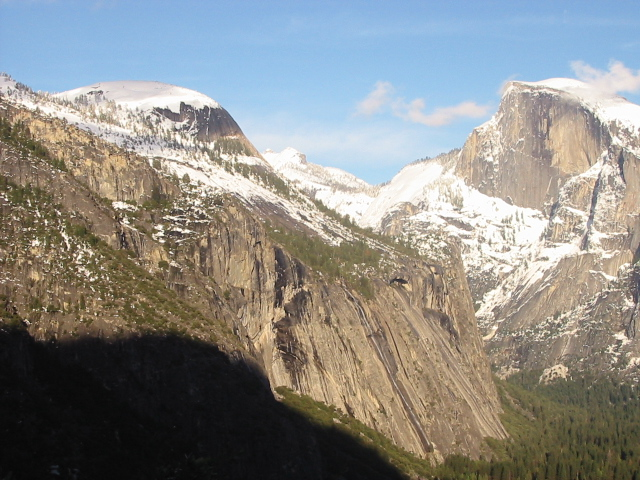
//> input picture HW7_1771046_이혜진/28p_Image_Stictching_using_Affine_Transform_Case1/input1.jpg, 640 x 480 px
$ ./Affine_Transform   (built with g++ and OpenCV 4, older OpenCV classes emulated)
//> lines starting //> are read from the running program, lines starting //| are printed output that depends on the picture
#include <opencv2/opencv.hpp>
#include <iostream>
#include <opencv2/nonfree/nonfree.hpp>
#include <vector>
#include <cmath>
#include <stdlib.h>
#define RATIO_THR 0.4

using namespace std;
using namespace cv;

template <typename T>

Mat cal_affine(int ptl_x[], int ptl_y[], int ptr_x[], int ptr_y[], int number_of_points);
void blend_stitching(const Mat I1, const Mat I2, Mat& I_f, int diff_x, int diff_y, float alpha);
double euclidDistance(Mat& vec1, Mat& vec2);
int nearestNeighbor(Mat& vec, vector<KeyPoint>& keypoints, Mat& descriptors);
int nearestSecondNeighbor(Mat& vec, vector<KeyPoint>& keypoints, Mat& descriptors, int first);
void findPairs(vector<KeyPoint>& keypoints1, Mat& descriptors1,
	vector<KeyPoint>& keypoints2, Mat& descriptors2,
	vector<Point2f>& srcPoints, vector<Point2f>& dstPoints, bool crossCheck, bool ratio_threshold);

int main() {
	Mat I1, I2;

	// Read each image
	I1 = imread("input1.jpg", CV_LOAD_IMAGE_COLOR);
//> I1 is the input picture: 480 rows x 640 cols, CV_8UC3; mean B, G, R 135.4, 139.3, 139.5
	I2 = imread("input2.jpg", CV_LOAD_IMAGE_COLOR);
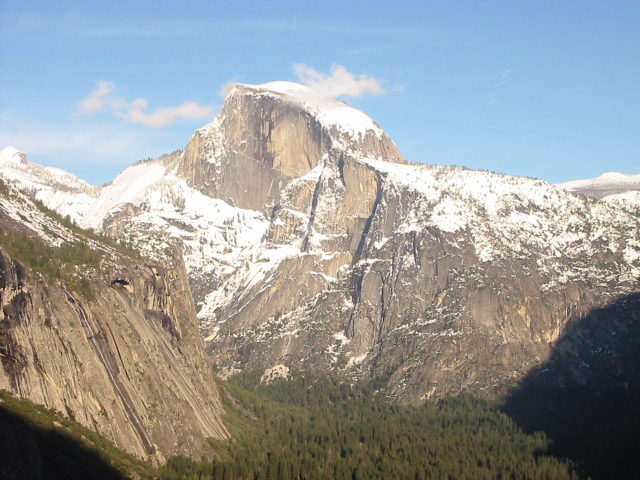
//> input picture HW7_1771046_이혜진/28p_Image_Stictching_using_Affine_Transform_Case1/input2.jpg, 640 x 480 px
//> I2 is the input picture: 480 rows x 640 cols, CV_8UC3; mean B, G, R 155.6, 155.5, 151.7
	Mat I1_gray, I2_gray;

	if (!I1.data || !I2.data)
	{
		std::cout << "Could not open" << std::endl;
		return -1;
	}

	cvtColor(I1, I1_gray, CV_RGB2GRAY);
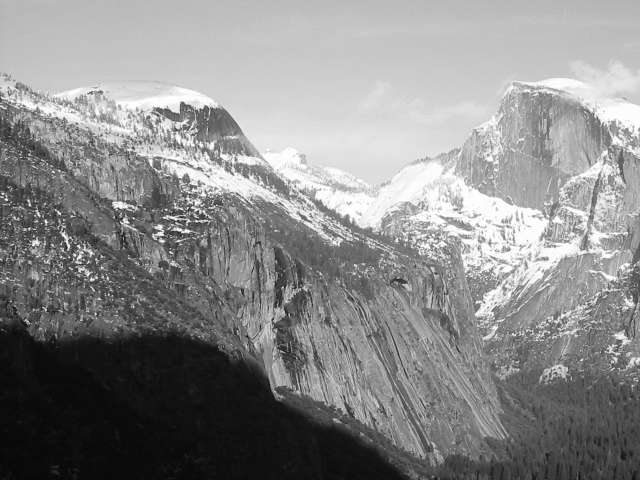
//> I1_gray: 480 rows x 640 cols, CV_8UC1; min 6, max 255, mean 138.2
	cvtColor(I2, I2_gray, CV_RGB2GRAY);
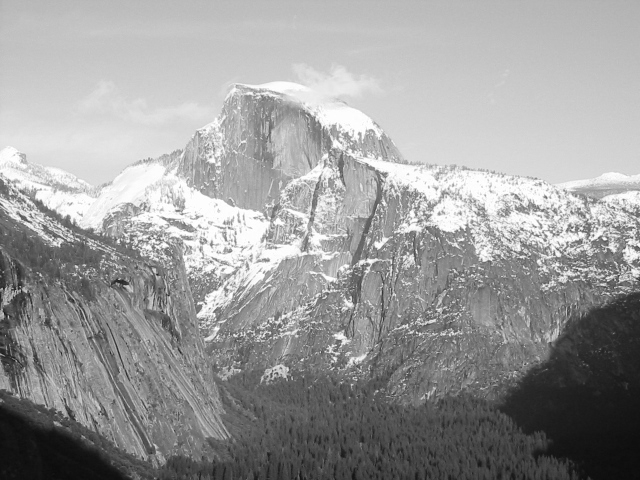
//> I2_gray: 480 rows x 640 cols, CV_8UC1; min 11, max 255, mean 155.1

	I1.convertTo(I1, CV_32FC3, 1.0 / 255);
//> I1: 480 rows x 640 cols, CV_32FC3
	I2.convertTo(I2, CV_32FC3, 1.0 / 255);
//> I2: 480 rows x 640 cols, CV_32FC3

	FeatureDetector* detector = new SiftFeatureDetector(
		0,		// nFeatures
		4,		// nOctaveLayers
		0.04,	// contrastThreshold
		10,		// edgeThreshold
		1.6		// sigma
	);

	DescriptorExtractor* extractor = new SiftDescriptorExtractor();

	// Compute keypoints and descriptor from the source image in advance
	vector<KeyPoint> keypoints1;
	Mat descriptors1;
	vector<KeyPoint> keypoints2;
	Mat descriptors2;

	// Detect keypoints
	detector->detect(I1_gray, keypoints1);
//> keypoints1 = 2866 keypoints; strongest (x, y, size): (6, 199, 1.9), (78, 246, 2.1), (74, 255, 2), (46, 222, 2.3)
	extractor->compute(I1_gray, keypoints1, descriptors1);

	detector->detect(I2_gray, keypoints2);
//> keypoints2 = 2623 keypoints; strongest (x, y, size): (604, 239, 2.3), (545, 197, 2.3), (573, 230, 1.9), (118, 241, 2.3)
	extractor->compute(I2_gray, keypoints2, descriptors2);

	vector<Point2f> srcPoints1;
	vector<Point2f> dstPoints1;
	vector<Point2f> srcPoints2;
	vector<Point2f> dstPoints2;

	// Refine the feature matching
	bool crossCheck = true;
	bool ratio_threshold = true;
	findPairs(keypoints1, descriptors1, keypoints2, descriptors2, srcPoints1, dstPoints1, crossCheck, ratio_threshold); // I1->I2
//> the loop in findPairs, `for (int i = 0; i < descriptors1.rows; i++)` made 2866 passes
//> (pt1, nn, nn2, d1, d2) on passes 1 to 11: (keypoint at (2.7, 90.7), size 2.8, 395, 2325, 347.4, 365.1), (keypoint at (3, 153), size 2.2, 1005, 17, 407.8, 444.2), (keypoint at (3.4, 247.9), size 2.6, 1816, 2199, 415.2, 435.3), (keypoint at (3.4, 212.8), size 1.8, 2362, 1085, 400.6, 440.5), (keypoint at (3.4, 162), size 2.3, 1985, 1, 374.8, 438.4), (keypoint at (3.4, 262.3), size 3.2, 395, 9, 401.8, 419.1), (keypoint at (4.3, 104.4), size 2.7, 1210, 1065, 444, 464.1), (keypoint at (4.3, 104.4), size 2.7, 1629, 2320, 417.7, 432.2), (keypoint at (4.6, 118.9), size 1.9, 466, 809, 458.5, 465.3), (keypoint at (5.8, 216.2), size 1.8, 327, 1507, 435.6, 446.3), (keypoint at (5.9, 75.2), size 1.8, 1463, 1507, 433, 468.7)
//> (pt1, nn, nn2, d1) on pass 100: (keypoint at (25.4, 127.5), size 1.9, 1143, 1146, 414.5)
	findPairs(keypoints2, descriptors2, keypoints1, descriptors1, srcPoints2, dstPoints2, crossCheck, ratio_threshold); // I2->I1

	int pointpair = srcPoints1.size() + srcPoints2.size();
	// int pointpair = srcPoints1.size();

	int *ptl_x = (int*)malloc(sizeof(int)*pointpair);
	int *ptl_y = (int*)malloc(sizeof(int)*pointpair);
	int *ptr_x = (int*)malloc(sizeof(int)*pointpair);
	int *ptr_y = (int*)malloc(sizeof(int)*pointpair);

	for (int i = 0; i < (int)srcPoints1.size(); i++) {
		ptl_x[i] = round(srcPoints1[i].x);
		ptl_y[i] = round(srcPoints1[i].y);
		ptr_x[i] = round(dstPoints1[i].x);
		ptr_y[i] = round(dstPoints1[i].y);
	}
//> this loop made 17 passes

	for (int i = 0; i < (int)srcPoints2.size(); i++) {
		ptl_x[(int)srcPoints1.size() + i] = round(dstPoints2[i].x);
		ptl_y[(int)srcPoints1.size() + i] = round(dstPoints2[i].y);
		ptr_x[(int)srcPoints1.size() + i] = round(srcPoints2[i].x);
		ptr_y[(int)srcPoints1.size() + i] = round(srcPoints2[i].y);
		// [4 lines of commented-out code are left out]
	}
//> this loop made 16 passes

	// [7 lines of commented-out code are left out]
	const float I1_row = I1.rows;
	const float I1_col = I1.cols;
	const float I2_row = I2.rows;
	const float I2_col = I2.cols;

	// calculate affine Matrix A12, A21
	Mat A12 = cal_affine<float>(ptl_x, ptl_y, ptr_x, ptr_y, pointpair);
//> the loop in cal_affine, `for (int i = 0; i < number_of_points; i++)` made 33 passes
	Mat A21 = cal_affine<float>(ptr_x, ptr_y, ptl_x, ptl_y, pointpair);
//> the loop in cal_affine (call 2), `for (int i = 0; i < number_of_points; i++)` made 33 passes

	// compute corners (p1, p2, p3, p4)
	Point2f p1(A21.at<float>(0) * 0 + A21.at<float>(1) * 0 + A21.at<float>(2),
		A21.at<float>(3) * 0 + A21.at<float>(4) * 0 + A21.at<float>(5));

	Point2f p2(A21.at<float>(0) * 0 + A21.at<float>(1) * I2_col + A21.at<float>(2),
		A21.at<float>(3) * 0 + A21.at<float>(4) * I2_col + A21.at<float>(5));

	Point2f p3(A21.at<float>(0) * I2_row + A21.at<float>(1) * 0 + A21.at<float>(2),
		A21.at<float>(3) * I2_row + A21.at<float>(4) * 0 + A21.at<float>(5));

	Point2f p4(A21.at<float>(0) * I2_row + A21.at<float>(1) * I2_col + A21.at<float>(2),
		A21.at<float>(3) * I2_row + A21.at<float>(4) * I2_col + A21.at<float>(5));

	// for inverse warping
	Point2f p1_(A12.at<float>(0) * 0 + A12.at<float>(1) * 0 + A12.at<float>(2),
		A12.at<float>(3) * 0 + A12.at<float>(4) * 0 + A12.at<float>(5));

	Point2f p2_(A12.at<float>(0) * 0 + A12.at<float>(1) * I1_col + A12.at<float>(2),
		A12.at<float>(3) * 0 + A12.at<float>(4) * I1_col + A12.at<float>(5));

	Point2f p3_(A12.at<float>(0) * I1_row + A12.at<float>(1) * 0 + A12.at<float>(2),
		A12.at<float>(3) * I1_row + A12.at<float>(4) * 0 + A12.at<float>(5));

	Point2f p4_(A12.at<float>(0) * I1_row + A12.at<float>(1) * I1_col + A12.at<float>(2),
		A12.at<float>(3) * I1_row + A12.at<float>(4) * I1_col + A12.at<float>(5));

	// compute boundary for merged image(I_f)
	int bound_u = (int)round(min(0.0f, min(p1.x, p2.x)));
	int bound_b = (int)round(std::max(I1_row, std::max(p3.x, p4.x)));
	int bound_l = (int)round(min(0.0f, min(p1.y, p3.y)));
	int bound_r = (int)round(std::max(I1_col, std::max(p2.y, p4.y)));

	// compute boundary for inverse warping
	int bound_u_ = (int)round(min(0.0f, min(p1_.x, p2_.x)));
	int bound_b_ = (int)round(std::max(I2_row, std::max(p3_.x, p4_.x)));
	int bound_l_ = (int)round(min(0.0f, min(p1_.y, p3_.y)));
	int bound_r_ = (int)round(std::max(I2_col, std::max(p2_.y, p4_.y)));

	int diff_x = abs(bound_u);
	int diff_y = abs(bound_l);

	int diff_x_ = abs(bound_u_);
	int diff_y_ = abs(bound_l_);

	// initialize merged image
	Mat I_f(bound_b - bound_u + 1, bound_r - bound_l + 1, CV_32FC3, Scalar(0));
//> I_f: 760 rows x 641 cols, CV_32FC3; every value is 0

	// inverse warping with bilinear interplolation
	for (int i = -diff_x_; i < I_f.rows - diff_x_; i++) {
		for (int j = -diff_y_; j < I_f.cols - diff_y_; j++) {
			float x = A12.at<float>(0) * i + A12.at<float>(1) * j + A12.at<float>(2) + diff_x_;
			float y = A12.at<float>(3) * i + A12.at<float>(4) * j + A12.at<float>(5) + diff_y_;

			float y1 = floor(y);
			float y2 = ceil(y);
			float x1 = floor(x);
			float x2 = ceil(x);

			float mu = y - y1;
			float lambda = x - x1;

			if (x1 >= 0 && x2 < I2_row && y1 >= 0 && y2 < I2_col) {
				I_f.at<Vec3f>(i + diff_x_, j + diff_y_) = lambda * (mu * I2.at<Vec3f>(x2, y2) + (1 - mu) * I2.at<Vec3f>(x2, y1)) + (1 - lambda) * (mu * I2.at<Vec3f>(x1, y2) + (1 - mu) * I2.at<Vec3f>(x1, y1));
			}
		}
	}
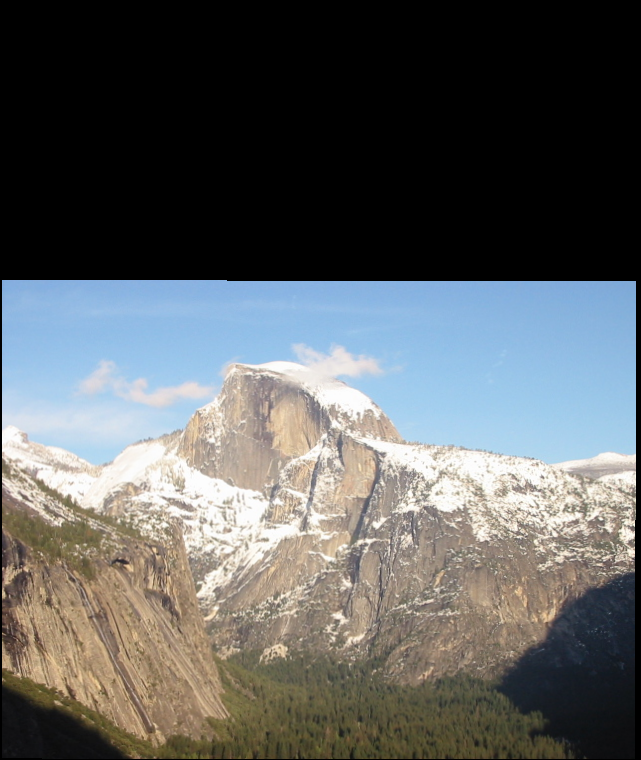
//> I_f: 760 rows x 641 cols, CV_32FC3; mean B, G, R 0.38, 0.38, 0.371

	// image stitching with blend
	blend_stitching(I1, I2, I_f, diff_x, diff_y, 0.5);
//> after the loop in blend_stitching, `for (int i = 0; i < row; i++)`:
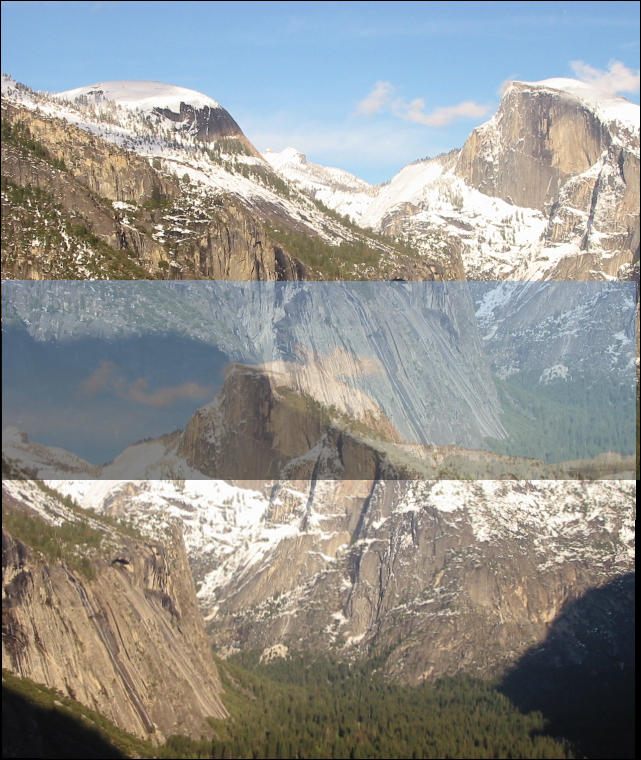
//> I_f: 760 rows x 641 cols, CV_32FC3; mean B, G, R 0.566, 0.579, 0.578

	namedWindow("Left Image");
	imshow("Left Image", I1);

	namedWindow("Right Image");
	imshow("Right Image", I2);

	namedWindow("result");
	imshow("result", I_f);

	waitKey(0);

	return 0;
}

template <typename T>
Mat cal_affine(int ptl_x[], int ptl_y[], int ptr_x[], int ptr_y[], int number_of_points) {

	Mat M(2 * number_of_points, 6, CV_32F, Scalar(0));
	Mat b(2 * number_of_points, 1, CV_32F);

	Mat M_trans, temp, affineM;

	// initialize matrix
	for (int i = 0; i < number_of_points; i++) {
		M.at<float>(i * 2, 0) = ptl_x[i];
		M.at<float>(i * 2, 1) = ptl_y[i];
		M.at<float>(i * 2, 2) = 1;
		M.at<float>(i * 2 + 1, 3) = ptl_x[i];
		M.at<float>(i * 2 + 1, 4) = ptl_y[i];
		M.at<float>(i * 2 + 1, 5) = 1;

		b.at<float>(i * 2) = ptr_x[i];
		b.at<float>(i * 2 + 1) = ptr_y[i];

	}

	temp = (M.t() * M).inv() * M.t() * b;

	affineM = temp;

	return affineM;
}

void blend_stitching(const Mat I1, const Mat I2, Mat& I_f, int diff_x, int diff_y, float alpha) {

	int bound_x = I1.rows + diff_x;
	int bound_y = I1.cols + diff_y;

	int col = I_f.cols;
	int row = I_f.rows;

	for (int i = 0; i < row; i++) {
		for (int j = 0; j < col; j++) {
			// for check validation of I1 & I2
			bool cond1 = (i < bound_x && i > diff_x) && (j < bound_y && j > diff_y) ? true : false;
			bool cond2 = I_f.at<Vec3f>(i, j) != Vec3f(0, 0, 0) ? true : false;

			// I2 is already in I_f by inverse warping
			// So, It is not necessary to check that only I2 is valid
			// if both are valid
			if (cond1 && cond2) {
				I_f.at<Vec3f>(i, j) = alpha * I1.at<Vec3f>(i - diff_x, j - diff_y) + (1 - alpha) * I_f.at<Vec3f>(i, j);
			}
			// only I1 is valid
			else if (cond1) {
				I_f.at<Vec3f>(i, j) = I1.at<Vec3f>(i - diff_x, j - diff_y);
			}
		}
	}
}

/**
* Calculate euclid distance
*/
double euclidDistance(Mat& vec1, Mat& vec2) {
	double sum = 0.0;
	int dim = vec1.cols;
	for (int i = 0; i < 1; i++)
		for (int j = 0; j< dim; j++)
		{
			uchar * a = vec1.ptr(i);
			uchar * b = vec2.ptr(i);
			sum += (a[j] - b[j]) *(a[j] - b[j]);
		}

	return sqrt(sum);
}

/**
* Find the index of nearest neighbor point from keypoints.
*/
int nearestNeighbor(Mat& vec, vector<KeyPoint>& keypoints, Mat& descriptors) {
	int neighbor = -1;
	double minDist = 1e6;

	for (int i = 0; i < descriptors.rows; i++) {
		Mat v = descriptors.row(i);		// each row of descriptor
										//	Fill the code
		KeyPoint pt = keypoints[i];
		double d = euclidDistance(vec, v);
		if (d < minDist) {
			minDist = d;
			neighbor = i;
		}
	}

	return neighbor;
}

/**
* Find the index of nearest neighbor point from keypoints.
*/
int nearestSecondNeighbor(Mat& vec, vector<KeyPoint>& keypoints, Mat& descriptors, int first) {
	int neighbor = -1;
	double minDist = 1e6;

	for (int i = 0; i < descriptors.rows; i++) {
		if (i != first) { // No check nearest neighbor
			Mat v = descriptors.row(i);		// each row of descriptor
											//	Fill the code
			KeyPoint pt = keypoints[i];
			double d = euclidDistance(vec, v);
			if (d < minDist) {
				minDist = d;
				neighbor = i;
			}
		}
	}

	return neighbor;
}

/**
* Find pairs of points with the smallest distace between them
*/
void findPairs(vector<KeyPoint>& keypoints1, Mat& descriptors1,
	vector<KeyPoint>& keypoints2, Mat& descriptors2,
	vector<Point2f>& srcPoints, vector<Point2f>& dstPoints, bool crossCheck, bool ratio_threshold) {
	for (int i = 0; i < descriptors1.rows; i++) {
		KeyPoint pt1 = keypoints1[i];
		Mat desc1 = descriptors1.row(i);

		int nn = nearestNeighbor(desc1, keypoints2, descriptors2);

		// Refine matching points using ratio_based thresholding
		if (ratio_threshold) {
			//	Fill the code
			int nn2 = nearestSecondNeighbor(desc1, keypoints2, descriptors2, nn);
			double d1 = euclidDistance(desc1, descriptors2.row(nn));
			double d2 = euclidDistance(desc1, descriptors2.row(nn2));
			if ((d1 / d2) >= RATIO_THR) { // ratio_based thresholding
				continue; // No use this points
			}
		}

		// Refine matching points using cross-checking
		if (crossCheck) {
			//	Fill the code
			KeyPoint pt = keypoints2[nn];
			Mat desc = descriptors2.row(nn);
			int n = nearestNeighbor(desc, keypoints1, descriptors1);
			if (i != n) { // cross-checking
				continue; // Not use this points
			}
		}
		if (nn >= 0) {
			KeyPoint pt2 = keypoints2[nn];
			srcPoints.push_back(pt1.pt);
			dstPoints.push_back(pt2.pt);
		}
	}
}
